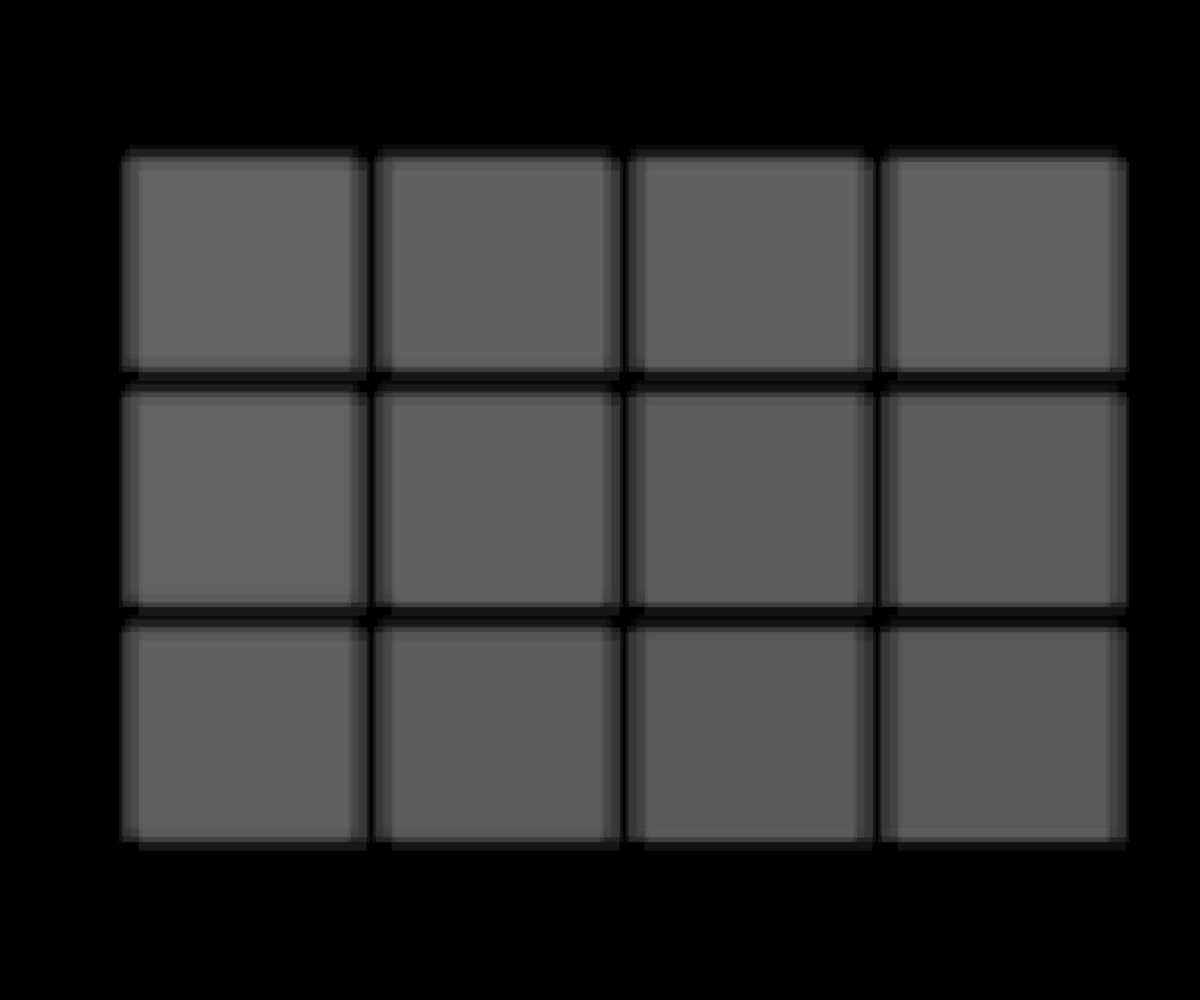
Frame 1 (no input)
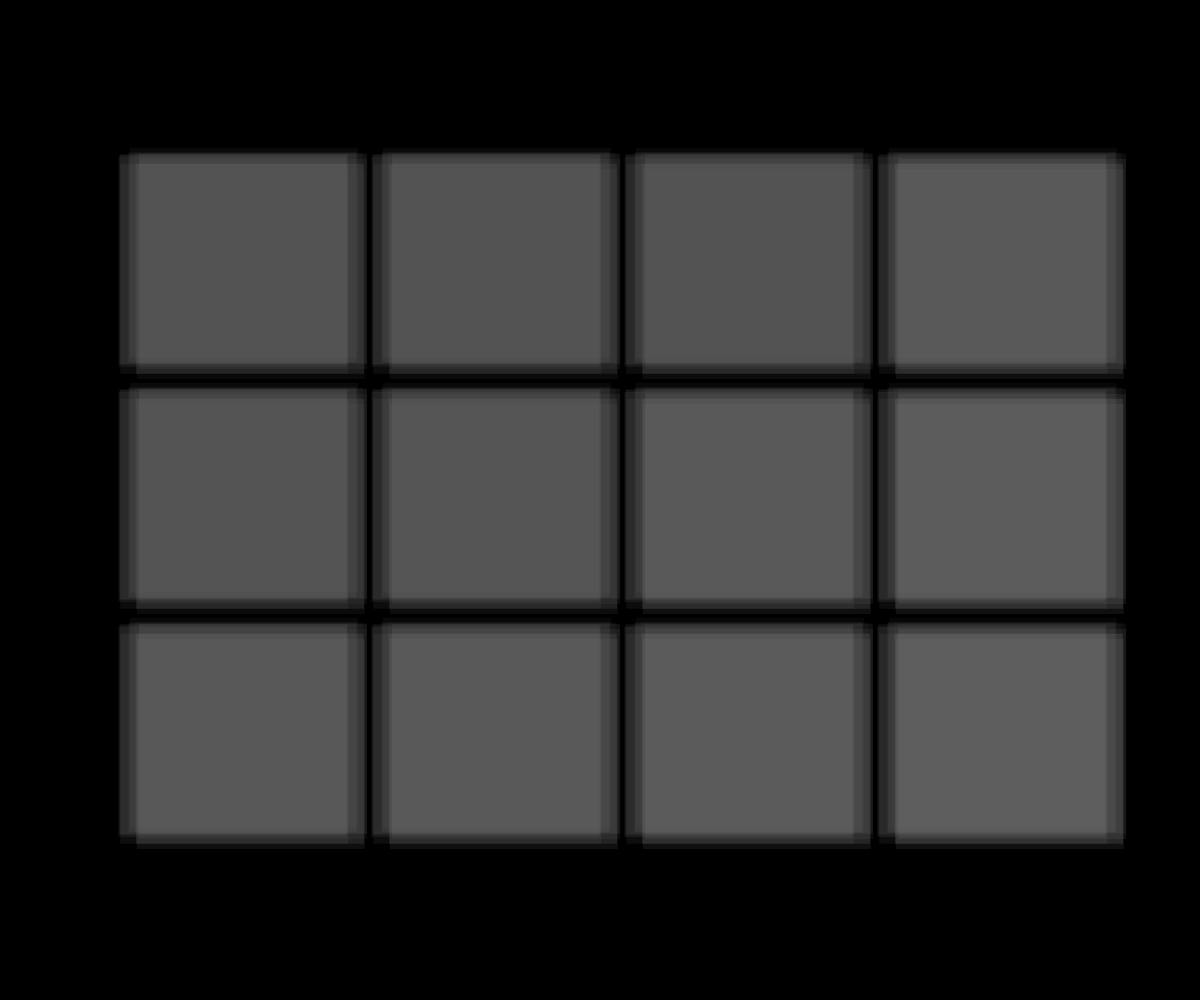
Frame 60 (no input)
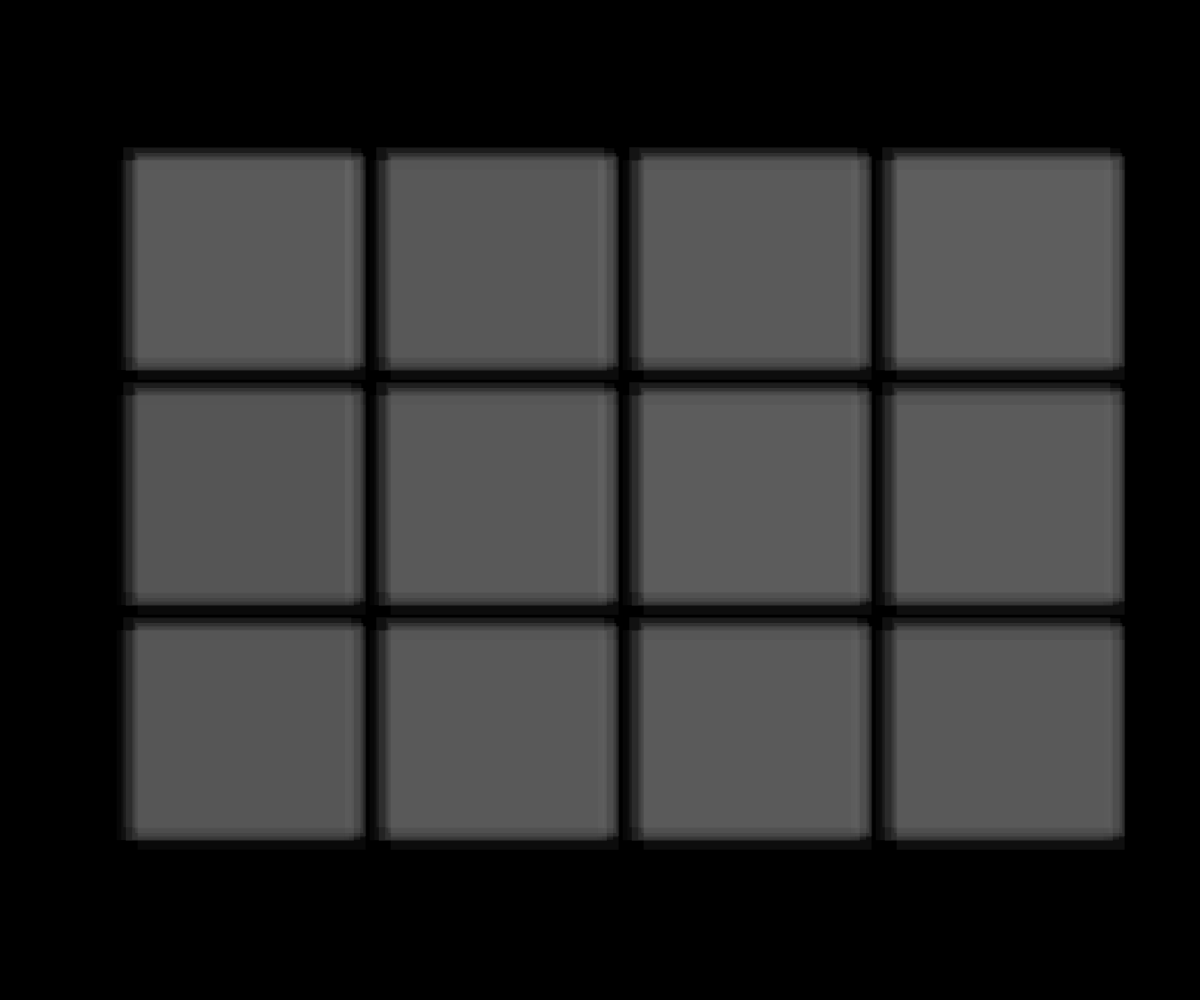
Frame 120 (the mouse pressed at the canvas centre since frame 60)

The p5.js sketch that drew these frames (run headless with seeded random() and noise() and a simulated clock; from frame 60 on, the mouse is pressed at the canvas centre):

// p5.js sketch
// ── sketch.js

let num = 10;
let rects = [];
let off;
let blank = true;

function setup(){
	createCanvas(windowWidth, windowHeight);
	noStroke();
		off = width*0.01;
	for(let i=0; i<num;i++){
		let x = width*0.1+(random(-off,off));
		let y = height*0.15+(random(-off,off));
		rects.push(new wrect(x,y,width*0.19,height*0.21));
	}

}

function draw(){
	background(0);
	if(blank){
		text('CLICK TO START');
	}

	for(let i=0; i<rects.length;i++){
		rects[i].adv();
		rects[i].show();
	}
}

function mousePressed(){
	blank=false;
}

function wrect(X,Y,W,H){
	this.x = X;
	this.y = Y;
	this.w = W;
	this.h = H;
	//this.img = createImage(this.w,this.h);
	this.seed = random(0,100);
	this.speed = random(0.2,0.5);
	this.a = 100;
	this.pace;

	this.show = ()=>{
		
		
		let x = this.x+noise(this.seed*0.25)*20;
		let y = this.y+noise(this.seed*0.25)*20;
		
		
		for(let i=0;i<4;i++){
			for(let e=0;e<3;e++){
					fill(noise((i+this.seed)*0.1,(e+this.seed)*0.1)*255,this.a);
					rect(x+i*(this.w+25),y+e*(this.h+25),this.w,this.h);
			}
		}

		
// 		this.img.loadPixels();
// 		for(let i=0;i<this.img.width;i++){
// 			for(let e=0;e<this.img.height;e++){
// 			
// 				let col = color(255,noise((i*0.005)+noise(sin(this.seed*0.2)*5),(e*0.005)+noise(cos(this.seed*0.2)*5))*100);
// 				let n = 4*(i*this.img.height)+e;
// 				
//  				this.img.set(i,e,col);
// 			}
// 		}
// 		this.img.updatePixels();
// 		image(this.img,this.x,this.y);
	
	}
	this.adv = ()=>{
		
		this.seed += noise(this.seed)*this.speed;
		this.a = noise(this.seed*0.2)*75;
	}
}
